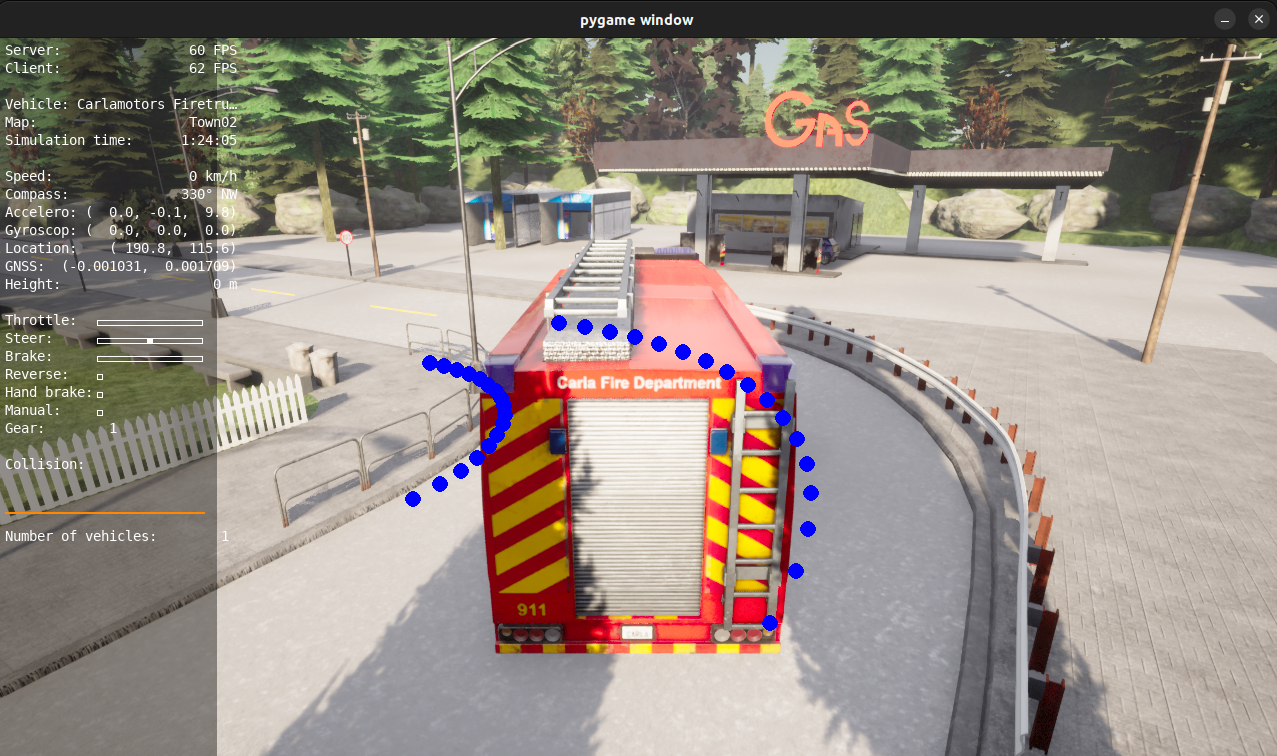
#> input picture test_2/test_2.png, 1277 x 756 px
$ python -i lane_detector.py   (imports and definitions only)
#> lines starting #> are read from the running program, lines starting #| are printed output that depends on the picture; after the words box and inside, x2 and y2 are one past the last pixel; in counts of white or black regions, pixels touching at a corner belong together
#> further down, picture is the input picture: shape (756, 1277, 3); mean B, G, R 130.8, 139.9, 149.4
import cv2
import numpy as np

class LaneDetector:

    @staticmethod
    def detect_lanes(image):
        img = cv2.cvtColor(image, cv2.COLOR_BGR2RGB)

        # Step 2) Gray Scale
        gray_img = cv2.cvtColor(img, cv2.COLOR_RGB2GRAY)
        gray_img = cv2.dilate(gray_img, kernel=np.ones((5, 5), np.uint8))
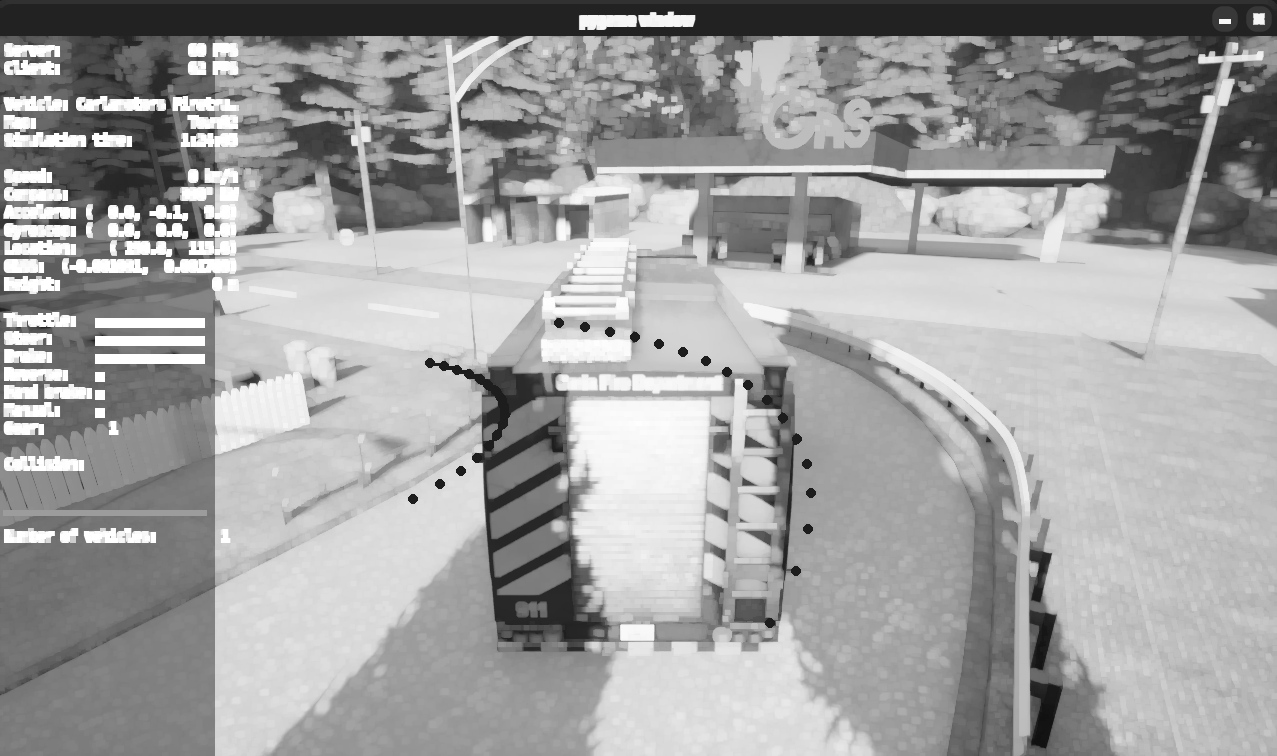
#> gray_img: shape (756, 1277); min 17, max 255, mean 160.5
        # Step 3) Canny
        canny = cv2.Canny(gray_img, 100, 200)
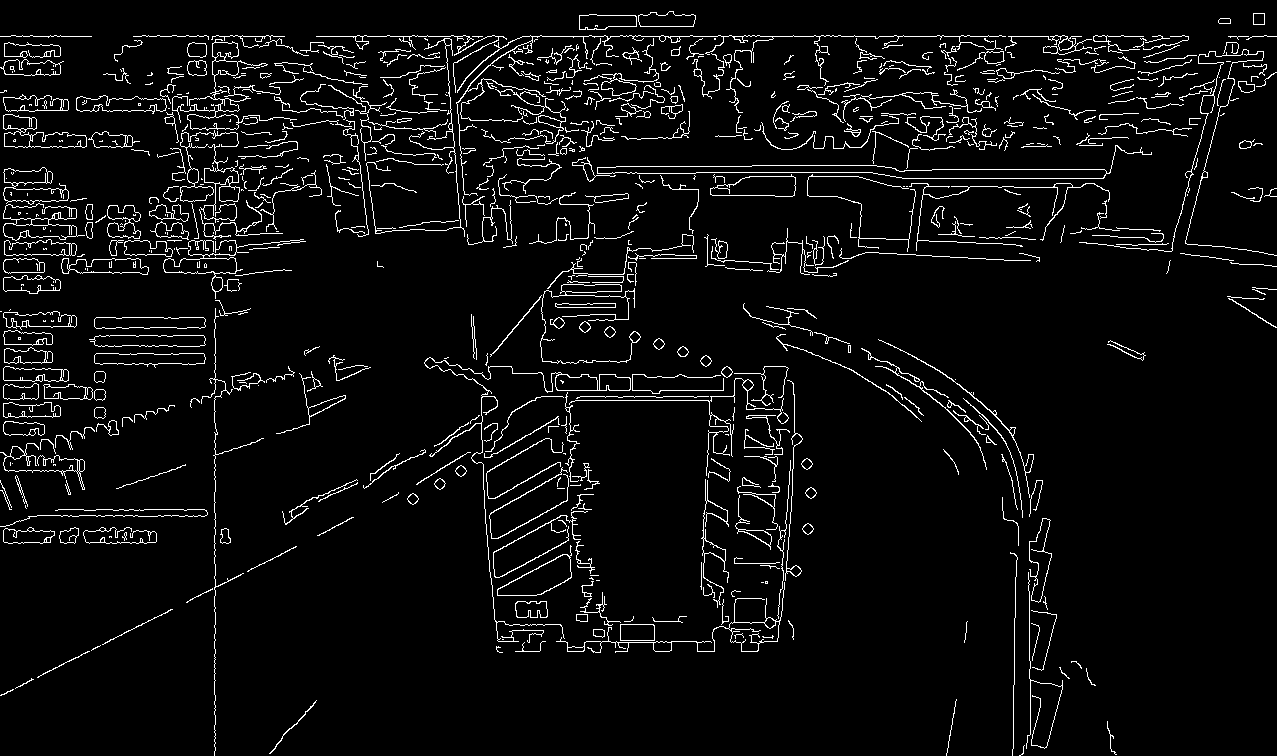
#> canny: shape (756, 1277); 5% white in thin lines or dots
        # Step 4) define ROI Vertices
        roi_vertices = [(200, 200), (200, 800), (800, 200), (800, 800)]
        roi_image = LaneDetector.roi(canny, np.array([roi_vertices], np.int32))
        lines = cv2.HoughLinesP(roi_image, 1, np.pi/180, 100, minLineLength=100, maxLineGap=10)
        final_img = LaneDetector.draw_lines(img, lines)
        cv2.imshow("result", roi_image)
        cv2.waitKey(1)

    @staticmethod
    def roi(image, vertices):
        mask = np.zeros_like(image)
        mask_color = 255
        cv2.fillPoly(mask, vertices, mask_color)
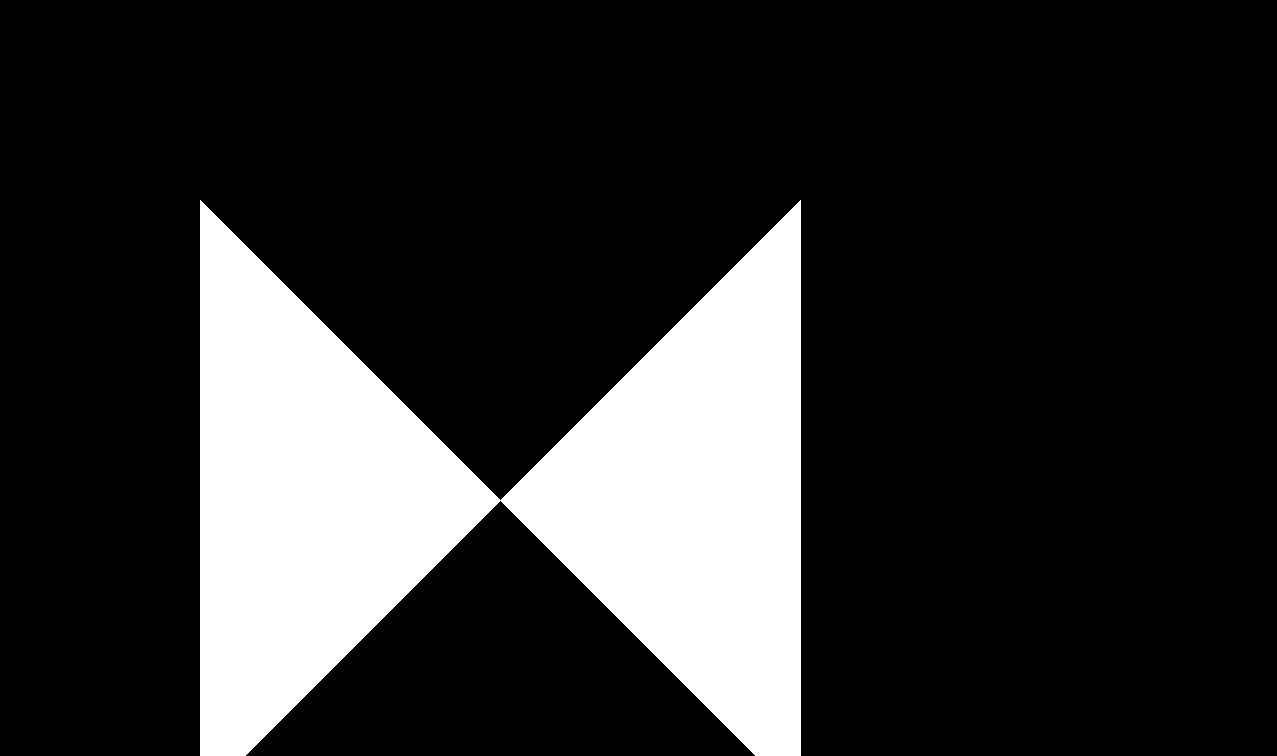
#> mask: shape (756, 1277); 18.6% white; 1 white region, box (x1, y1, x2, y2) and area: (200, 200, 801, 756) 179131
        masked_img = cv2.bitwise_and(image, mask)
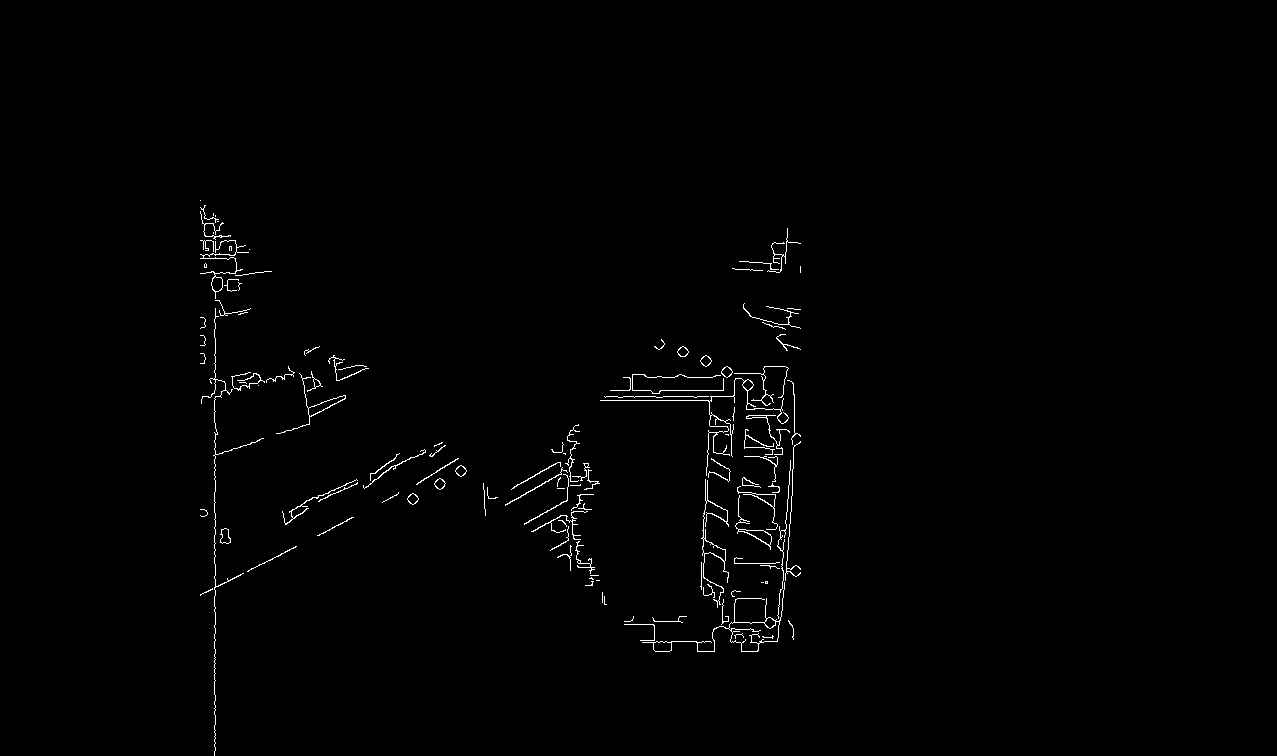
#> masked_img: shape (756, 1277); 0.83% white in thin lines or dots, all inside (x1, y1, x2, y2) = (200, 200, 801, 756)
#> in detect_lanes, `lines = cv2.HoughLinesP(roi_image, 1, np.pi/180, 100, minLineLength=10..`: lines = [[215, 595, 215, 423], [214, 479, 214, 354], [700, 586, 711, 390], [600, 400, 711, 400], [604, 396, 733, 396], [610, 390, 734, 390], [781, 568, 790, 463], [214, 755, 214, 625], [215, 399, 215, 291]]
        return masked_img

    @staticmethod
    def draw_lines(image, hough_lines):
        try:
            for line in hough_lines:
                x1, y1, x2, y2 = line[0]
                # Calculate midpoint of the line segment
                mid_x = (x1 + x2) // 2
                mid_y = (y1 + y2) // 2
                # Draw a circle (dot) at the midpoint
                cv2.circle(image, (mid_x, mid_y), 2, (0, 255, 0), -1)  # -1 for filled circle
#> this loop made 9 passes
#> (x1, y1, x2, y2, mid_x, mid_y) on passes 1 to 9: (215, 595, 215, 423, 215, 509), (214, 479, 214, 354, 214, 416), (700, 586, 711, 390, 705, 488), (600, 400, 711, 400, 655, 400), (604, 396, 733, 396, 668, 396), (610, 390, 734, 390, 672, 390), (781, 568, 790, 463, 785, 515), (214, 755, 214, 625, 214, 690), (215, 399, 215, 291, 215, 345)
        except Exception:
            return image

        return image

>>> import cv2
>>> picture = cv2.imread('test_2.png')
>>> result = LaneDetector().detect_lanes(picture)
